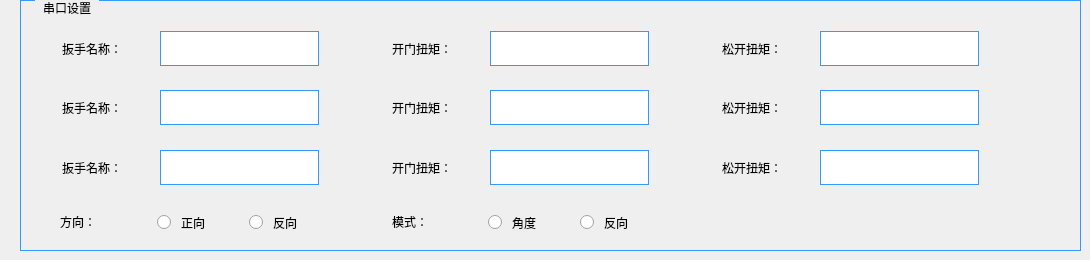
        <widget class="QWidget" name="page_29">
         <widget class="QGroupBox" name="groupBox_32">
          <property name="geometry">
           <rect>
            <x>20</x>
            <y>0</y>
            <width>1061</width>
            <height>251</height>
           </rect>
          </property>
          <property name="styleSheet">
           <string notr="true">QGroupBox {
    font: 14pt &quot;黑体&quot;;
    margin-top: 1ex;
    border-width:0.5px;  
    border-style:solid;
    border-color: rgb(51, 153, 255);  
}

QGroupBox::title {
    subcontrol-origin: margin;
    subcontrol-position: top left;
    left:15px;      
    margin-left: 5px;
    margin-right: 5px;
    padding:1px;
}</string>
          </property>
          <property name="title">
           <string>串口设置</string>
          </property>
          <widget class="QLineEdit" name="lineEdit_carname_21">
           <property name="geometry">
            <rect>
             <x>140</x>
             <y>31</y>
             <width>159</width>
             <height>35</height>
            </rect>
           </property>
           <property name="focusPolicy">
            <enum>Qt::ClickFocus</enum>
           </property>
           <property name="styleSheet">
            <string notr="true">font: 14pt &quot;黑体&quot;;
border-width:1px; 
border-style:solid; 
border-color:rgb(51, 153, 255); 
margin-top: 0ex;</string>
           </property>
          </widget>
          <widget class="QLabel" name="label_201">
           <property name="geometry">
            <rect>
             <x>42</x>
             <y>37</y>
             <width>92</width>
             <height>23</height>
            </rect>
           </property>
           <property name="styleSheet">
            <string notr="true">font: 14pt &quot;黑体&quot;;</string>
           </property>
           <property name="text">
            <string>扳手名称：</string>
           </property>
          </widget>
          <widget class="QLabel" name="label_202">
           <property name="geometry">
            <rect>
             <x>702</x>
             <y>37</y>
             <width>92</width>
             <height>23</height>
            </rect>
           </property>
           <property name="styleSheet">
            <string notr="true">font: 14pt &quot;黑体&quot;;</string>
           </property>
           <property name="text">
            <string>松开扭矩：</string>
           </property>
          </widget>
          <widget class="QLineEdit" name="lineEdit_carname_22">
           <property name="geometry">
            <rect>
             <x>800</x>
             <y>31</y>
             <width>159</width>
             <height>35</height>
            </rect>
           </property>
           <property name="focusPolicy">
            <enum>Qt::ClickFocus</enum>
           </property>
           <property name="styleSheet">
            <string notr="true">font: 14pt &quot;黑体&quot;;
border-width:1px; 
border-style:solid; 
border-color:rgb(51, 153, 255); 
margin-top: 0ex;</string>
           </property>
          </widget>
          <widget class="QLineEdit" name="lineEdit_carname_23">
           <property name="geometry">
            <rect>
             <x>470</x>
             <y>31</y>
             <width>159</width>
             <height>35</height>
            </rect>
           </property>
           <property name="focusPolicy">
            <enum>Qt::ClickFocus</enum>
           </property>
           <property name="styleSheet">
            <string notr="true">font: 14pt &quot;黑体&quot;;
border-width:1px; 
border-style:solid; 
border-color:rgb(51, 153, 255); 
margin-top: 0ex;</string>
           </property>
          </widget>
          <widget class="QLabel" name="label_203">
           <property name="geometry">
            <rect>
             <x>372</x>
             <y>37</y>
             <width>92</width>
             <height>23</height>
            </rect>
           </property>
           <property name="styleSheet">
            <string notr="true">font: 14pt &quot;黑体&quot;;</string>
           </property>
           <property name="text">
            <string>开门扭矩：</string>
           </property>
          </widget>
          <widget class="QLineEdit" name="lineEdit_carname_24">
           <property name="geometry">
            <rect>
             <x>800</x>
             <y>90</y>
             <width>159</width>
             <height>35</height>
            </rect>
           </property>
           <property name="focusPolicy">
            <enum>Qt::ClickFocus</enum>
           </property>
           <property name="styleSheet">
            <string notr="true">font: 14pt &quot;黑体&quot;;
border-width:1px; 
border-style:solid; 
border-color:rgb(51, 153, 255); 
margin-top: 0ex;</string>
           </property>
          </widget>
          <widget class="QLabel" name="label_204">
           <property name="geometry">
            <rect>
             <x>702</x>
             <y>96</y>
             <width>92</width>
             <height>23</height>
            </rect>
           </property>
           <property name="styleSheet">
            <string notr="true">font: 14pt &quot;黑体&quot;;</string>
           </property>
           <property name="text">
            <string>松开扭矩：</string>
           </property>
          </widget>
          <widget class="QLabel" name="label_205">
           <property name="geometry">
            <rect>
             <x>42</x>
             <y>96</y>
             <width>92</width>
             <height>23</height>
            </rect>
           </property>
           <property name="styleSheet">
            <string notr="true">font: 14pt &quot;黑体&quot;;</string>
           </property>
           <property name="text">
            <string>扳手名称：</string>
           </property>
          </widget>
          <widget class="QLineEdit" name="lineEdit_carname_25">
           <property name="geometry">
            <rect>
             <x>470</x>
             <y>90</y>
             <width>159</width>
             <height>35</height>
            </rect>
           </property>
           <property name="focusPolicy">
            <enum>Qt::ClickFocus</enum>
           </property>
           <property name="styleSheet">
            <string notr="true">font: 14pt &quot;黑体&quot;;
border-width:1px; 
border-style:solid; 
border-color:rgb(51, 153, 255); 
margin-top: 0ex;</string>
           </property>
          </widget>
          <widget class="QLabel" name="label_206">
           <property name="geometry">
            <rect>
             <x>372</x>
             <y>96</y>
             <width>92</width>
             <height>23</height>
            </rect>
           </property>
           <property name="styleSheet">
            <string notr="true">font: 14pt &quot;黑体&quot;;</string>
           </property>
           <property name="text">
            <string>开门扭矩：</string>
           </property>
          </widget>
          <widget class="QLineEdit" name="lineEdit_carname_26">
           <property name="geometry">
            <rect>
             <x>140</x>
             <y>90</y>
             <width>159</width>
             <height>35</height>
            </rect>
           </property>
           <property name="focusPolicy">
            <enum>Qt::ClickFocus</enum>
           </property>
           <property name="styleSheet">
            <string notr="true">font: 14pt &quot;黑体&quot;;
border-width:1px; 
border-style:solid; 
border-color:rgb(51, 153, 255); 
margin-top: 0ex;</string>
           </property>
          </widget>
          <widget class="QLineEdit" name="lineEdit_carname_27">
           <property name="geometry">
            <rect>
             <x>800</x>
             <y>150</y>
             <width>159</width>
             <height>35</height>
            </rect>
           </property>
           <property name="focusPolicy">
            <enum>Qt::ClickFocus</enum>
           </property>
           <property name="styleSheet">
            <string notr="true">font: 14pt &quot;黑体&quot;;
border-width:1px; 
border-style:solid; 
border-color:rgb(51, 153, 255); 
margin-top: 0ex;</string>
           </property>
          </widget>
          <widget class="QLabel" name="label_207">
           <property name="geometry">
            <rect>
             <x>702</x>
             <y>156</y>
             <width>92</width>
             <height>23</height>
            </rect>
           </property>
           <property name="styleSheet">
            <string notr="true">font: 14pt &quot;黑体&quot;;</string>
           </property>
           <property name="text">
            <string>松开扭矩：</string>
           </property>
          </widget>
          <widget class="QLineEdit" name="lineEdit_carname_28">
           <property name="geometry">
            <rect>
             <x>470</x>
             <y>150</y>
             <width>159</width>
             <height>35</height>
            </rect>
           </property>
           <property name="focusPolicy">
            <enum>Qt::ClickFocus</enum>
           </property>
           <property name="styleSheet">
            <string notr="true">font: 14pt &quot;黑体&quot;;
border-width:1px; 
border-style:solid; 
border-color:rgb(51, 153, 255); 
margin-top: 0ex;</string>
           </property>
          </widget>
          <widget class="QLineEdit" name="lineEdit_carname_29">
           <property name="geometry">
            <rect>
             <x>140</x>
             <y>150</y>
             <width>159</width>
             <height>35</height>
            </rect>
           </property>
           <property name="focusPolicy">
            <enum>Qt::ClickFocus</enum>
           </property>
           <property name="styleSheet">
            <string notr="true">font: 14pt &quot;黑体&quot;;
border-width:1px; 
border-style:solid; 
border-color:rgb(51, 153, 255); 
margin-top: 0ex;</string>
           </property>
          </widget>
          <widget class="QLabel" name="label_208">
           <property name="geometry">
            <rect>
             <x>42</x>
             <y>156</y>
             <width>92</width>
             <height>23</height>
            </rect>
           </property>
           <property name="styleSheet">
            <string notr="true">font: 14pt &quot;黑体&quot;;</string>
           </property>
           <property name="text">
            <string>扳手名称：</string>
           </property>
          </widget>
          <widget class="QLabel" name="label_209">
           <property name="geometry">
            <rect>
             <x>372</x>
             <y>156</y>
             <width>92</width>
             <height>23</height>
            </rect>
           </property>
           <property name="styleSheet">
            <string notr="true">font: 14pt &quot;黑体&quot;;</string>
           </property>
           <property name="text">
            <string>开门扭矩：</string>
           </property>
          </widget>
          <widget class="QLabel" name="label_210">
           <property name="geometry">
            <rect>
             <x>40</x>
             <y>210</y>
             <width>61</width>
             <height>23</height>
            </rect>
           </property>
           <property name="styleSheet">
            <string notr="true">font: 14pt &quot;黑体&quot;;</string>
           </property>
           <property name="text">
            <string>方向：</string>
           </property>
          </widget>
          <widget class="QLabel" name="label_211">
           <property name="geometry">
            <rect>
             <x>372</x>
             <y>210</y>
             <width>61</width>
             <height>23</height>
            </rect>
           </property>
           <property name="styleSheet">
            <string notr="true">font: 14pt &quot;黑体&quot;;</string>
           </property>
           <property name="text">
            <string>模式：</string>
           </property>
          </widget>
          <widget class="QRadioButton" name="Line_radioButton_11">
           <property name="geometry">
            <rect>
             <x>229</x>
             <y>210</y>
             <width>86</width>
             <height>25</height>
            </rect>
           </property>
           <property name="focusPolicy">
            <enum>Qt::NoFocus</enum>
           </property>
           <property name="styleSheet">
            <string notr="true">QRadioButton{
   font: 14pt &quot;黑体&quot;;
   spacing: 10 
}  

QRadioButton::indicator { 
   width: 25px;
   height: 25px;
   image: url(:/LCD_CS351/LCD_CS351/logo/Radio.png);
}

QRadioButton::indicator:checked { 
image: url(:/LCD_CS351/LCD_CS351/logo/Radio_check.png);
}</string>
           </property>
           <property name="text">
            <string>反向</string>
           </property>
          </widget>
          <widget class="QRadioButton" name="Line_radioButton_12">
           <property name="geometry">
            <rect>
             <x>137</x>
             <y>210</y>
             <width>86</width>
             <height>25</height>
            </rect>
           </property>
           <property name="focusPolicy">
            <enum>Qt::NoFocus</enum>
           </property>
           <property name="styleSheet">
            <string notr="true">QRadioButton{
   font: 14pt &quot;黑体&quot;;
   spacing: 10 
}  

QRadioButton::indicator { 
   width: 25px;
   height: 25px;
   image: url(:/LCD_CS351/LCD_CS351/logo/Radio.png);
}

QRadioButton::indicator:checked { 
image: url(:/LCD_CS351/LCD_CS351/logo/Radio_check.png);
}</string>
           </property>
           <property name="text">
            <string>正向</string>
           </property>
          </widget>
          <widget class="QRadioButton" name="Line_radioButton_13">
           <property name="geometry">
            <rect>
             <x>560</x>
             <y>210</y>
             <width>86</width>
             <height>25</height>
            </rect>
           </property>
           <property name="focusPolicy">
            <enum>Qt::NoFocus</enum>
           </property>
           <property name="styleSheet">
            <string notr="true">QRadioButton{
   font: 14pt &quot;黑体&quot;;
   spacing: 10 
}  

QRadioButton::indicator { 
   width: 25px;
   height: 25px;
   image: url(:/LCD_CS351/LCD_CS351/logo/Radio.png);
}

QRadioButton::indicator:checked { 
image: url(:/LCD_CS351/LCD_CS351/logo/Radio_check.png);
}</string>
           </property>
           <property name="text">
            <string>反向</string>
           </property>
          </widget>
          <widget class="QRadioButton" name="Line_radioButton_14">
           <property name="geometry">
            <rect>
             <x>468</x>
             <y>210</y>
             <width>86</width>
             <height>25</height>
            </rect>
           </property>
           <property name="focusPolicy">
            <enum>Qt::NoFocus</enum>
           </property>
           <property name="styleSheet">
            <string notr="true">QRadioButton{
   font: 14pt &quot;黑体&quot;;
   spacing: 10 
}  

QRadioButton::indicator { 
   width: 25px;
   height: 25px;
   image: url(:/LCD_CS351/LCD_CS351/logo/Radio.png);
}

QRadioButton::indicator:checked { 
image: url(:/LCD_CS351/LCD_CS351/logo/Radio_check.png);
}</string>
           </property>
           <property name="text">
            <string>角度</string>
           </property>
          </widget>
         </widget>
        </widget>
